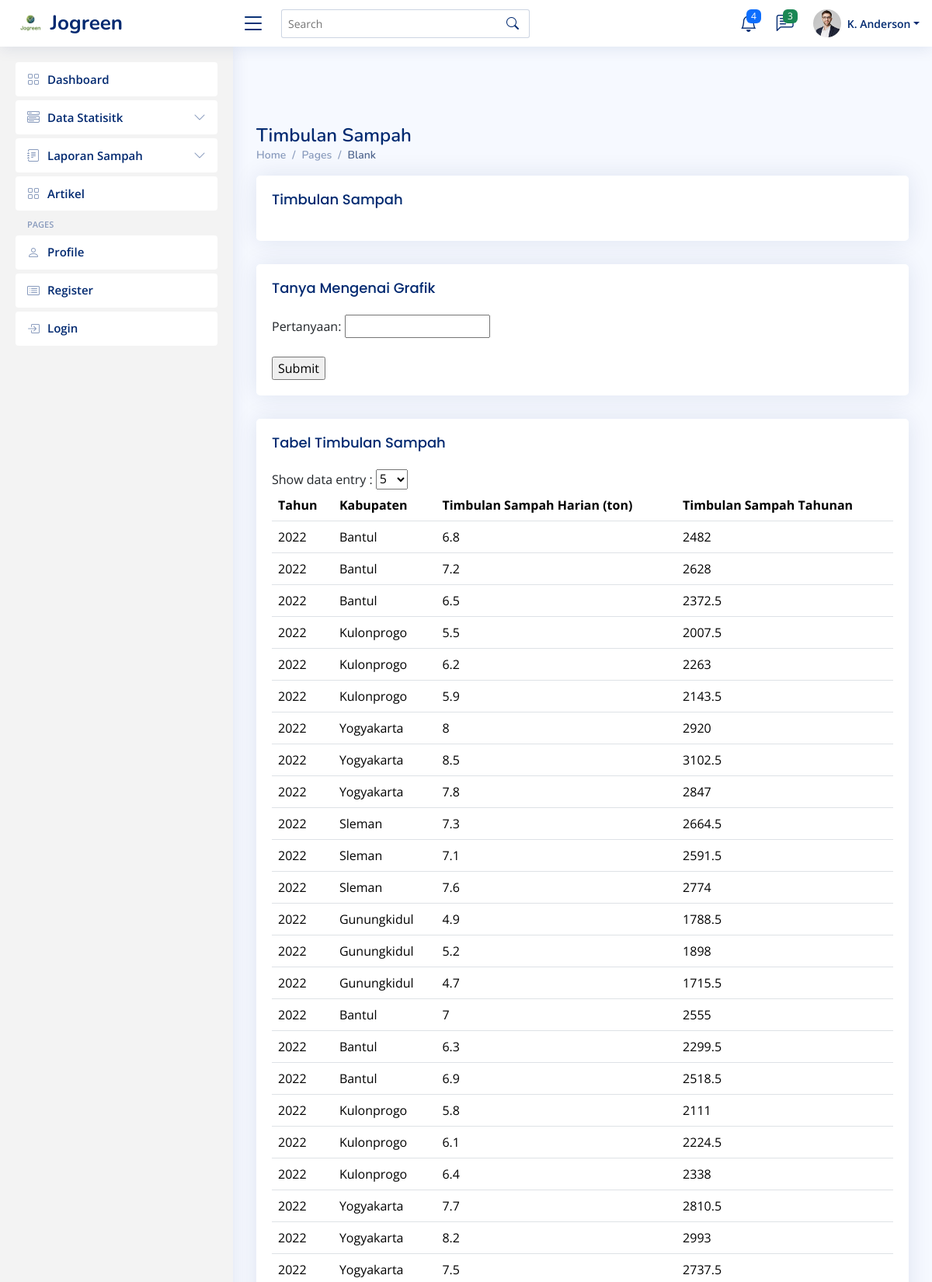
/unused/contoh.php (upper part), run on the app's committed database.
### tables this page shows
CREATE TABLE `timbulan_sampah` (
  `id` int(11) NOT NULL,
  `tahun` int(11) NOT NULL,
  `kabupaten` varchar(255) NOT NULL,
  `timbulan_sampah_harian` float NOT NULL,
  `timbulan_sampah_tahunan` float NOT NULL
);

### unused/tabel_timbulan_sampah.php (called while the page is built, shortened)
<?php
$servername = "localhost";
$username = "root";
$password = "";
$dbname = "psi_db";
$conn = new mysqli($servername, $username, $password, $dbname);
$sql = "SELECT * FROM timbulan_sampah";
$result = $conn->query($sql);
?>

### unused/contoh.php (the view, shortened to what this page needs)
<?php
@include 'koneksi.php';
?>
<!DOCTYPE html>
<html lang="en">
<head>
  <link href="assets/vendor/bootstrap/css/bootstrap.min.css" rel="stylesheet"> assets\css\style.css
  <link href="assets/vendor/bootstrap-icons/bootstrap-icons.css" rel="stylesheet">
  <link href="assets/vendor/simple-datatables/style.css" rel="stylesheet">
  <link href="assets/css/style.css" rel="stylesheet">
</head>
<body>
  <header id="header" class="header fixed-top d-flex align-items-center">
    <div class="d-flex align-items-center justify-content-between">
      <a href="index.html" class="logo d-flex align-items-center">
        <img src="assets/img/jogreen.png" alt="">
        <span class="d-none d-lg-block">Jogreen</span>
      </a>
      <i class="bi bi-list toggle-sidebar-btn"></i>
    </div>
    <div class="search-bar">
      <form class="search-form d-flex align-items-center" method="POST" action="#">
        <input type="text" name="query" placeholder="Search" title="Enter search keyword">
        <button type="submit" title="Search"><i class="bi bi-search"></i></button>
      </form>
    </div>
    <nav class="header-nav ms-auto">
      <ul class="d-flex align-items-center">
        <li class="nav-item dropdown">
          <a class="nav-link nav-icon" href="#" data-bs-toggle="dropdown">
            <i class="bi bi-bell"></i>
            <span class="badge bg-primary badge-number">4</span>
          </a>
        </li>
        <li class="nav-item dropdown">
          <a class="nav-link nav-icon" href="#" data-bs-toggle="dropdown">
            <i class="bi bi-chat-left-text"></i>
            <span class="badge bg-success badge-number">3</span>
          </a>
        </li>
        <li class="nav-item dropdown pe-3">
          <a class="nav-link nav-profile d-flex align-items-center pe-0" href="#" data-bs-toggle="dropdown">
            <img src="assets/img/profile-img.jpg" alt="Profile" class="rounded-circle">
            <span class="d-none d-md-block dropdown-toggle ps-2">K. Anderson</span>
          </a>
        </li>
      </ul>
    </nav>
  </header>
  <aside id="sidebar" class="sidebar">
    <ul class="sidebar-nav" id="sidebar-nav">
      <li class="nav-item">
        <a class="nav-link collapsed" href="index.html">
          <i class="bi bi-grid"></i>
          <span>Dashboard</span>
        </a>
      </li>
      <li class="nav-item">
        <a class="nav-link collapsed" data-bs-target="#components-nav" data-bs-toggle="collapse" href="#">
          <i class="bi bi-menu-button-wide"></i><span>Data Statisitk</span><i class="bi bi-chevron-down ms-auto"></i>
        </a>
      </li>
      <li class="nav-item">
        <a class="nav-link collapsed" data-bs-target="#forms-nav" data-bs-toggle="collapse" href="#">
          <i class="bi bi-journal-text"></i><span>Laporan Sampah</span><i class="bi bi-chevron-down ms-auto"></i>
        </a>
      </li>
      <li class="nav-item">
        <a class="nav-link collapsed" href="index.html">
          <i class="bi bi-grid"></i>
          <span>Artikel</span>
        </a>
      </li>
      <li class="nav-heading">Pages</li>
      <li class="nav-item">
        <a class="nav-link collapsed" href="users-profile.html">
          <i class="bi bi-person"></i>
          <span>Profile</span>
        </a>
      </li>
      <li class="nav-item">
        <a class="nav-link collapsed" href="pages-register.html">
          <i class="bi bi-card-list"></i>
          <span>Register</span>
        </a>
      </li>
      <li class="nav-item">
        <a class="nav-link collapsed" href="pages-login.html">
          <i class="bi bi-box-arrow-in-right"></i>
          <span>Login</span>
        </a>
      </li>
    </ul>
  </aside>
  <main id="main" class="main">
    <div class="pagetitle">
      <h1>Timbulan Sampah</h1>
      <nav>
        <ol class="breadcrumb">
          <li class="breadcrumb-item"><a href="index.html">Home</a></li>
          <li class="breadcrumb-item">Pages</li>
          <li class="breadcrumb-item active">Blank</li>
        </ol>
      </nav>
    </div>
    <section class="section">
      <div class="row">
        <div class="col-12">
           <div class="card">
              <div class="card-body">
                  <h5 class="card-title">Timbulan Sampah</h5>
              </div>
           </div>
        </div>
      </div>
      <div class="row">
        <div class="col-12">
          <div class="card">
            <div class="card-body">
                <h5 class="card-title">Tanya Mengenai Grafik</h5>
                <form method="post">
                  <label for="question">Pertanyaan:</label>
                  <input type="text" id="question" name="question" required>
                  <br><br>
                  <input type="submit" value="Submit">
                </form>
            </div>
          </div>
        </div>
    </div>
      <div class="row">
          <div class="col-lg-12">
              <div class="card">
                  <div class="card-body">
                    <h5 class="card-title">Tabel Timbulan Sampah</h5>
                    <table class="table datatable">
                    <div class="datatable-dropdown">
                      <label> Show data entry :
                        <select>
                          <option value="5">5</option>
                        </select>
                      </label>
                    </div>
                            <thead>
                                <tr>
                                    <th>Tahun</th>
                                    <th>Kabupaten</th>
                                    <th>Timbulan Sampah Harian (ton)</th>
                                    <th>Timbulan Sampah Tahunan</th>
                                </tr>
                            </thead>
                            <tbody>
                                    <?php
                                    @include 'tabel_timbulan_sampah.php';
                                    if ($result->num_rows > 0) {
                                        while ($row = $result->fetch_assoc()) {
                                            echo "<tr>";
                                            echo "<td>" . $row["tahun"] . "</td>";
                                            echo "<td>" . $row["kabupaten"] . "</td>";
                                            echo "<td>" . $row["timbulan_sampah_harian"] . "</td>";
                                            echo "<td>" . $row["timbulan_sampah_tahunan"] . "</td>";
                                            echo "</tr>";
                                        }
                                    } else {
                                        echo "<tr><td colspan='6'>No data found</td></tr>";
                                    }
                                    ?>
                            </tbody>
                        </table>
                  </div>
              </div>
        </div>
      </div>
    </section>
  </main>
</body>
</html>

### assets/css/style.css (style rules this page uses)
:root { scroll-behavior: smooth; }
body { font-family: "Open Sans", sans-serif; background: #f6f9ff; color: #444444; }
a { color: #4154f1; text-decoration: none; }
h1, h2, h3, h4, h5, h6 { font-family: "Nunito", sans-serif; }
#main { margin-top: 60px; padding: 20px 30px; transition: all 0.3s; }
.pagetitle { margin-bottom: 10px; }
.pagetitle h1 { font-size: 24px; margin-bottom: 0; font-weight: 600; color: #012970; }
.card { margin-bottom: 30px; border: none; border-radius: 5px; box-shadow: 0px 0 30px rgba(1, 41, 112, 0.1); }
.card-title { padding: 20px 0 15px 0; font-size: 18px; font-weight: 500; color: #012970; font-family: "Poppins", sans-serif; }
.card-body { padding: 0 20px 20px 20px; }
.breadcrumb { font-size: 14px; font-family: "Nunito", sans-serif; color: #899bbd; font-weight: 600; }
.breadcrumb a { color: #899bbd; transition: 0.3s; }
.breadcrumb .breadcrumb-item::before { color: #899bbd; }
.breadcrumb .active { color: #51678f; font-weight: 600; }
.logo { line-height: 1; }
@media (min-width: 1200px) { .logo { width: 280px; } }
.logo img { max-height: 26px; margin-right: 6px; }
.logo span { font-size: 26px; font-weight: 700; color: #012970; font-family: "Nunito", sans-serif; }
.header { transition: all 0.5s; z-index: 997; height: 60px; box-shadow: 0px 2px 20px rgba(1, 41, 112, 0.1); background-color: #fff; padding-left: 20px; }
.header .toggle-sidebar-btn { font-size: 32px; padding-left: 10px; cursor: pointer; color: #012970; }
.header .search-bar { min-width: 360px; padding: 0 20px; }
.header .search-form { width: 100%; }
.header .search-form input { border: 0; font-size: 14px; color: #012970; border: 1px solid rgba(1, 41, 112, 0.2); padding: 7px 38px 7px 8px; border-radius: 3px; transition: 0.3s; width: 100%; }
.header .search-form button { border: 0; padding: 0; margin-left: -30px; background: none; }
.header .search-form button i { color: #012970; }
.header-nav ul { list-style: none; }
.header-nav>ul { margin: 0; padding: 0; }
.header-nav .nav-icon { font-size: 22px; color: #012970; margin-right: 25px; position: relative; }
.header-nav .nav-profile { color: #012970; }
.header-nav .nav-profile img { max-height: 36px; }
.header-nav .nav-profile span { font-size: 14px; font-weight: 600; }
.header-nav .badge-number { position: absolute; inset: -2px -5px auto auto; font-weight: normal; font-size: 12px; padding: 3px 6px; }
.sidebar { position: fixed; top: 60px; left: 0; bottom: 0; width: 300px; z-index: 996; transition: all 0.3s; padding: 20px; overflow-y: auto; scrollbar-width: thin; scrollbar-color: #aab7cf transparent; box-shadow: 0px 0px 20px rgba(1, 41, 112, 0.1); background-color: #f3f3f3; }
@media (min-width: 1200px) { #main, #footer { margin-left: 300px; } }
.sidebar-nav { padding: 0; margin: 0; list-style: none; }
.sidebar-nav li { padding: 0; margin: 0; list-style: none; }
.sidebar-nav .nav-item { margin-bottom: 5px; }
.sidebar-nav .nav-heading { font-size: 11px; text-transform: uppercase; color: #899bbd; font-weight: 600; margin: 10px 0 5px 15px; }
.sidebar-nav .nav-link { display: flex; align-items: center; font-size: 15px; font-weight: 600; color: #4154f1; transition: 0.3; background: #f6f9ff; padding: 10px 15px; border-radius: 4px; }
.sidebar-nav .nav-link i { font-size: 16px; margin-right: 10px; color: #4154f1; }
.sidebar-nav .nav-link.collapsed { color: #012970; background: #fff; }
.sidebar-nav .nav-link.collapsed i { color: #899bbd; }
.sidebar-nav .nav-link .bi-chevron-down { margin-right: 0; transition: transform 0.2s ease-in-out; }

### koneksi.php (style rules this page uses)
body { font-family: Arial, sans-serif; margin: 40px; }

### data on the page
timbulan_sampah: tahun "2022", kabupaten "Bantul", timbulan_sampah_harian "6.8", timbulan_sampah_tahunan "2482"
timbulan_sampah: tahun "2022", kabupaten "Bantul", timbulan_sampah_harian "7.2", timbulan_sampah_tahunan "2628"
timbulan_sampah: tahun "2022", kabupaten "Bantul", timbulan_sampah_harian "6.5", timbulan_sampah_tahunan "2372.5"
timbulan_sampah: tahun "2022", kabupaten "Kulonprogo", timbulan_sampah_harian "5.5", timbulan_sampah_tahunan "2007.5"
timbulan_sampah: tahun "2022", kabupaten "Kulonprogo", timbulan_sampah_harian "6.2", timbulan_sampah_tahunan "2263"
timbulan_sampah: tahun "2022", kabupaten "Kulonprogo", timbulan_sampah_harian "5.9", timbulan_sampah_tahunan "2143.5"
timbulan_sampah: tahun "2022", kabupaten "Yogyakarta", timbulan_sampah_harian "8", timbulan_sampah_tahunan "2920"
timbulan_sampah: tahun "2022", kabupaten "Yogyakarta", timbulan_sampah_harian "8.5", timbulan_sampah_tahunan "3102.5"
timbulan_sampah: tahun "2022", kabupaten "Yogyakarta", timbulan_sampah_harian "7.8", timbulan_sampah_tahunan "2847"
timbulan_sampah: tahun "2022", kabupaten "Sleman", timbulan_sampah_harian "7.3", timbulan_sampah_tahunan "2664.5"
timbulan_sampah: tahun "2022", kabupaten "Sleman", timbulan_sampah_harian "7.1", timbulan_sampah_tahunan "2591.5"
timbulan_sampah: tahun "2022", kabupaten "Sleman", timbulan_sampah_harian "7.6", timbulan_sampah_tahunan "2774"
timbulan_sampah: tahun "2022", kabupaten "Gunungkidul", timbulan_sampah_harian "4.9", timbulan_sampah_tahunan "1788.5"
timbulan_sampah: tahun "2022", kabupaten "Gunungkidul", timbulan_sampah_harian "5.2", timbulan_sampah_tahunan "1898"
timbulan_sampah: tahun "2022", kabupaten "Gunungkidul", timbulan_sampah_harian "4.7", timbulan_sampah_tahunan "1715.5"
timbulan_sampah: tahun "2022", kabupaten "Bantul", timbulan_sampah_harian "7", timbulan_sampah_tahunan "2555"
timbulan_sampah: tahun "2022", kabupaten "Bantul", timbulan_sampah_harian "6.3", timbulan_sampah_tahunan "2299.5"
timbulan_sampah: tahun "2022", kabupaten "Bantul", timbulan_sampah_harian "6.9", timbulan_sampah_tahunan "2518.5"
timbulan_sampah: tahun "2022", kabupaten "Kulonprogo", timbulan_sampah_harian "5.8", timbulan_sampah_tahunan "2111"
timbulan_sampah: tahun "2022", kabupaten "Kulonprogo", timbulan_sampah_harian "6.1", timbulan_sampah_tahunan "2224.5"
timbulan_sampah: tahun "2022", kabupaten "Kulonprogo", timbulan_sampah_harian "6.4", timbulan_sampah_tahunan "2338"
timbulan_sampah: tahun "2022", kabupaten "Yogyakarta", timbulan_sampah_harian "7.7", timbulan_sampah_tahunan "2810.5"
timbulan_sampah: tahun "2022", kabupaten "Yogyakarta", timbulan_sampah_harian "8.2", timbulan_sampah_tahunan "2993"
timbulan_sampah: tahun "2022", kabupaten "Yogyakarta", timbulan_sampah_harian "7.5", timbulan_sampah_tahunan "2737.5"
